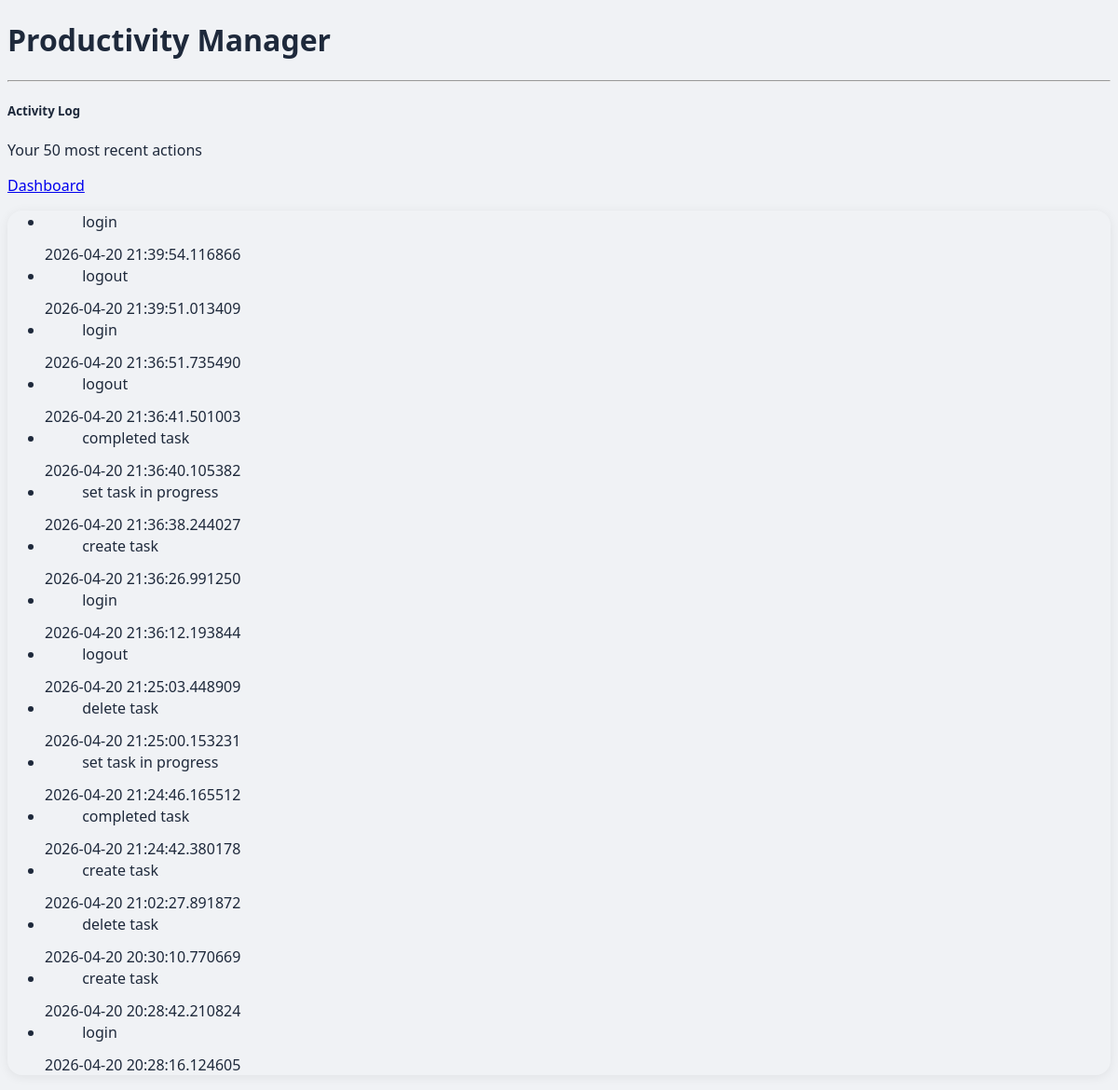
Page /activity (signed in) on the committed database.
### tables this page shows
CREATE TABLE USERACTIVITY(
            log_id INTEGER PRIMARY KEY AUTOINCREMENT,
            user_id INTEGER,
            action TEXT,
            timestamp TEXT,
            FOREIGN KEY(user_id) REFERENCES USERS(user_id)
        );

### Project_PMA/routes_extra.py (the view)
@extra_bp.route("/activity")
def activity():
    if "user_id" not in session:
        return redirect(url_for("login"))
    logs = db.cursor.execute(
        "SELECT action, timestamp FROM USERACTIVITY WHERE user_id=? ORDER BY timestamp DESC LIMIT 50",
        (session["user_id"],)
    ).fetchall()
    return render_template("activity.html", logs=logs)

### Project_PMA/routes_extra.py (called while the page is built)
@extra_bp.app_context_processor
def inject_current_user():
    if 'user_id' in session:
        user = db.cursor.execute(
            "SELECT username FROM USERS WHERE user_id=?",
            (session['user_id'],)
        ).fetchone()
        return {'current_username': user[0] if user else None}
    return {'current_username': None}

### Project_PMA/Templates/activity.html (shortened to what this page needs)
{% extends "base.html" %}
{% block content %}
<div class="row justify-content-center">
  <div class="col-md-9 col-lg-7">
    <div class="d-flex justify-content-between align-items-center mb-3">
      <div>
        <h5 class="fw-bold mb-0">Activity Log</h5>
        <p class="text-muted small mb-0">Your 50 most recent actions</p>
      </div>
      <a href="/dashboard" class="btn btn-sm btn-outline-secondary">
        Dashboard
      </a>
    </div>
    <div class="card shadow-sm">
      <div class="card-body p-0">
        {% if logs %}
        <ul class="list-group list-group-flush">
          {% for log in logs %}
          <li class="list-group-item d-flex justify-content-between align-items-center px-4 py-3">
            <div class="d-flex align-items-center gap-3">
              {% if 'login' in log[0] %}
              <span class="stat-icon bg-primary bg-opacity-10 text-primary" style="width:36px;height:36px;border-radius:10px;font-size:1rem;">
              </span>
              {% elif 'logout' in log[0] %}
              <span class="stat-icon bg-secondary bg-opacity-10 text-secondary" style="width:36px;height:36px;border-radius:10px;font-size:1rem;">
              </span>
              {% elif 'create' in log[0] %}
              <span class="stat-icon bg-success bg-opacity-10 text-success" style="width:36px;height:36px;border-radius:10px;font-size:1rem;">
              </span>
              {% elif 'delete' in log[0] %}
              <span class="stat-icon bg-danger bg-opacity-10 text-danger" style="width:36px;height:36px;border-radius:10px;font-size:1rem;">
              </span>
              {% elif 'edit' in log[0] %}
              <span class="stat-icon bg-warning bg-opacity-10 text-warning" style="width:36px;height:36px;border-radius:10px;font-size:1rem;">
                <i class="bi bi-pencil"></i>
              </span>
              {% else %}
              <span class="stat-icon bg-info bg-opacity-10 text-info" style="width:36px;height:36px;border-radius:10px;font-size:1rem;">
              </span>
              {% endif %}
              <span class="fw-semibold text-capitalize">{{ log[0] }}</span>
            </div>
            <span class="text-muted small">{{ log[1] }}</span>
          </li>
          {% endfor %}
        </ul>
        {% else %}
        <div class="text-center py-5 text-muted">
          <i class="bi bi-inbox" style="font-size:2.5rem;opacity:.3"></i>
          <p class="mt-3 mb-0">No activity recorded yet.</p>
        </div>
        {% endif %}
      </div>
    </div>
  </div>
</div>
{% endblock %}

### Templates/base.html (shortened to what this page needs)
<!DOCTYPE html>
<html>
<head>
    <link rel="stylesheet" href="{{ url_for('static', filename='style.css') }}">
</head>
<body>
    <h1>Productivity Manager</h1>
    <hr>
    {% block content %}
    {% endblock %}
</body>
</html>

### Project_PMA/Static/style.css (style rules this page uses)
body { background-color: #f0f2f5; font-family: 'Segoe UI', system-ui, -apple-system, sans-serif; color: #1e293b; }
.card { border-radius: 16px; border: none !important; }
.card.shadow-sm { box-shadow: 0 2px 12px rgba(0,0,0,0.07) !important; }
.stat-icon { width: 48px; height: 48px; border-radius: 12px; display: inline-flex; align-items: center; justify-content: center; font-size: 1.3rem; }
.btn { border-radius: 10px; font-weight: 500; }

### rows in the picture
USERACTIVITY: action "login", timestamp "2026-04-20 21:39:54.116866"
USERACTIVITY: action "logout", timestamp "2026-04-20 21:39:51.013409"
USERACTIVITY: action "login", timestamp "2026-04-20 21:36:51.735490"
USERACTIVITY: action "logout", timestamp "2026-04-20 21:36:41.501003"
USERACTIVITY: action "completed task", timestamp "2026-04-20 21:36:40.105382"
USERACTIVITY: action "set task in progress", timestamp "2026-04-20 21:36:38.244027"
USERACTIVITY: action "create task", timestamp "2026-04-20 21:36:26.991250"
USERACTIVITY: action "login", timestamp "2026-04-20 21:36:12.193844"
USERACTIVITY: action "logout", timestamp "2026-04-20 21:25:03.448909"
USERACTIVITY: action "delete task", timestamp "2026-04-20 21:25:00.153231"
USERACTIVITY: action "set task in progress", timestamp "2026-04-20 21:24:46.165512"
USERACTIVITY: action "completed task", timestamp "2026-04-20 21:24:42.380178"
USERACTIVITY: action "create task", timestamp "2026-04-20 21:02:27.891872"
USERACTIVITY: action "delete task", timestamp "2026-04-20 20:30:10.770669"
USERACTIVITY: action "create task", timestamp "2026-04-20 20:28:42.210824"
USERACTIVITY: action "login", timestamp "2026-04-20 20:28:16.124605"
